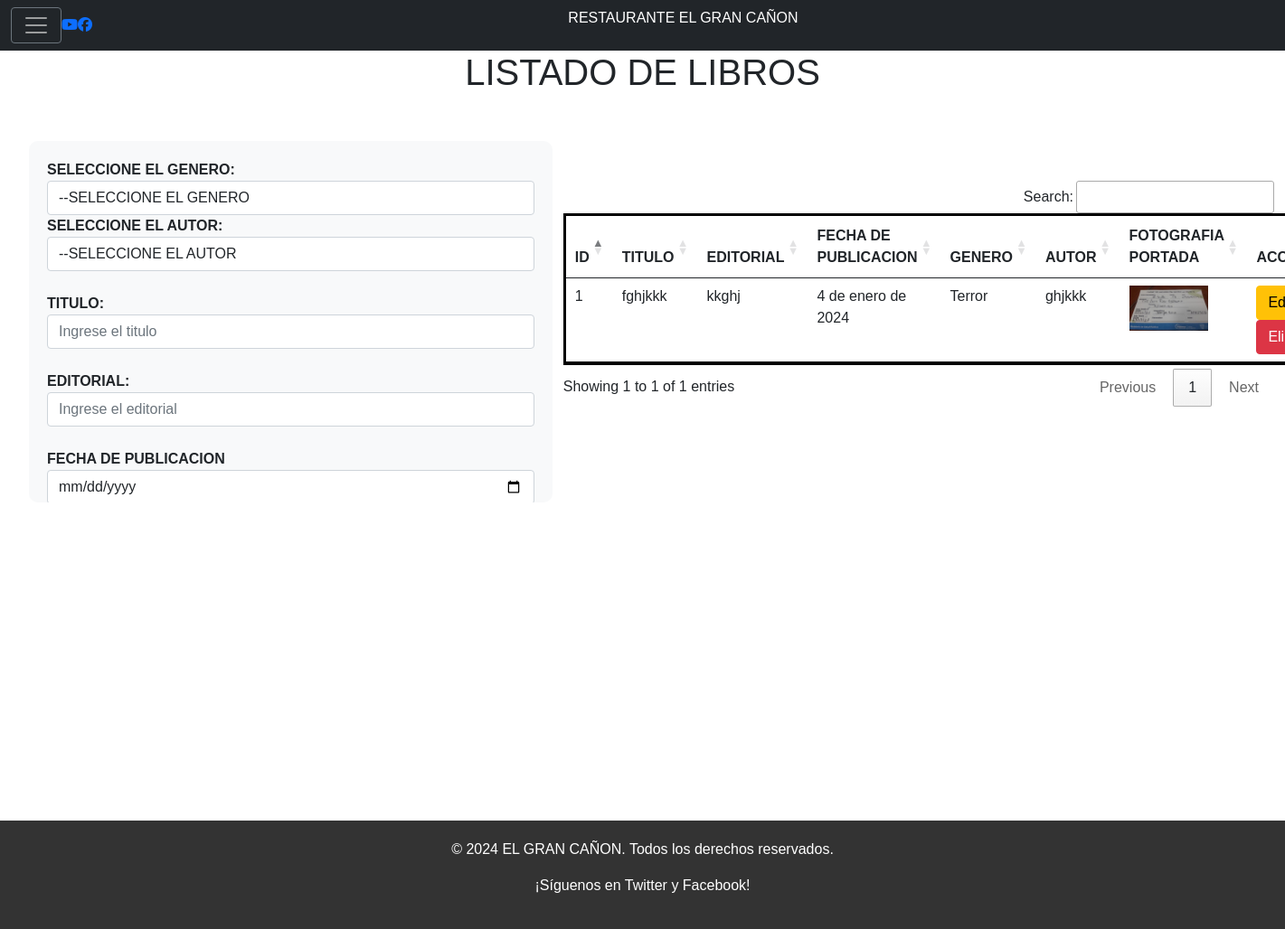
The app's page /listadoLibros/ with its own data.
### Aplicaciones/Facturacion/models.py (models this page shows, shortened)
class Libro(models.Model):
    id_bg = models.AutoField(primary_key=True)
    titulo_bg = models.CharField(max_length=150)
    editorial_bg = models.CharField(max_length=150)
    fecha_publicacion_bg = models.DateField()
    fotografia_portada = models.FileField(upload_to='portada', null=True, blank=True)
    genero_bg = models.ForeignKey(GeneroLiterario, on_delete=models.PROTECT, null=True, blank=True)
    autor_bg = models.ForeignKey(Autor, on_delete=models.PROTECT, null=True, blank=True)

class GeneroLiterario(models.Model):
    id_bg = models.AutoField(primary_key=True)
    nombre_bg = models.CharField(max_length=150)
    descripcion_bg = models.TextField()
    fotografia_referencia = models.FileField(upload_to='genero', null=True, blank=True)

class Autor(models.Model):
    id_bg = models.AutoField(primary_key=True)
    apellido_bg = models.CharField(max_length=150)
    nombre_bg = models.CharField(max_length=150)
    edad_bg = models.IntegerField()
    fotografia_portada = models.FileField(upload_to='autor', null=True, blank=True)
    profesion_bg = models.ForeignKey(Profesion, on_delete=models.PROTECT, null=True, blank=True)

### Aplicaciones/Facturacion/views.py (the view)
# urls.py: path('listadoLibros/',views.listadoLibros),
def listadoLibros(request):
    librosBdd = Libro.objects.all()
    generoBdd = GeneroLiterario.objects.all()
    autorBdd = Autor.objects.all()
    return render(request, 'listadoLibros.html', {'libros': librosBdd, 'generos': generoBdd, 'autores': autorBdd})

### Aplicaciones/Facturacion/templates/listadoLibros.html (shortened to what this page needs)
{% extends "./plantilla.html"%}
  {% load static %}
  {%block contenido%}
    <h1>LISTADO DE LIBROS</h1>
    <br>
    <ul>
        <div class="row">
              <div class="col-md-5" style="overflow-y: auto; max-height: 400px;">
                <form action="/guardarLibro/" method="post" enctype="multipart/form-data" id="frm_nuevo_libro">
                    <b>SELECCIONE EL GENERO:</b>
                    <select class="form-control" name="id_genero" required>
                      <option value="">--SELECCIONE EL GENERO  </option>
                    </select>
                    <b>SELECCIONE EL AUTOR:</b>
                    <select class="form-control" name="id_autor" required>
                      <option value="">--SELECCIONE EL AUTOR  </option>
                    </select>
                    <br>
                      <b>TITULO:</b>
                      <br>
                      <input type="text" name="titulo_bg" value="" id="titulo_bg" placeholder="Ingrese el titulo" class="form-control" required>
                      <br>
                      <b>EDITORIAL:</b>
                      <input type="text" name="editorial_bg" value="" id="editorial_bg" placeholder="Ingrese el editorial" class="form-control" required>
                      <br>
                      <b>FECHA DE PUBLICACION</b>
                      <input type="date" name="fecha_publicacion_bg"  id="fecha_publicacion_bg" value="" placeholder="Ingrese la  fecha de publicacion"  class="form-control" required>
                      <br>
                </form>
            </div>
            <div class="col-md-7">
        <div class="d-flex justify-content-center align-items-center">
        </div>
        <br>
                <table class="table" id="tbl_libros">
                    <thead>
                        <tr>
                            <th>ID</th>
                            <th>TITULO</th>
                            <th>EDITORIAL</th>
                            <th>FECHA DE PUBLICACION</th>
                            <th>GENERO</th>
                            <th>AUTOR</th>
                            <th>FOTOGRAFIA PORTADA</th>
                            <th>ACCIONES</th>
                        </tr>
                    </thead>
                    <tbody>
                        {% for libro in libros %}
                            <tr>
                                <td>{{ libro.id_bg }}</td>
                                <td>{{ libro.titulo_bg }}</td>
                                <td>{{ libro.editorial_bg }}</td>
                                <td>{{ libro.fecha_publicacion_bg }}</td>
                                <td>{{libro.genero_bg.nombre_bg}}</td>
                                <td>{{libro.autor_bg.nombre_bg}}</td>
                                <td>{% if libro.fotografia_portada %}
                                    <a href="{{libro.fotografia_portada.url}}" target="_blank">
                                        <img src="{{libro.fotografia_portada.url}}" alt="" height="50px"></a>
                                    {% else %}
                                    <b>N/A</b>
                                    {% endif %}
                                </td>
                                <td>
                                    <a href="/editarLibro/{{libro.id_bg}}" class="btn btn-warning">Editar</a>
                                    <a href="javascript:void(0)"
                                    onclick="eliminarLibro('/eliminarLibro/{{libro.id_bg}}');"class="btn btn-danger">Eliminar</a>
                                </td>
                            </tr>
                        {% endfor %}
                    </tbody>
                </table>
            <br>
    </ul>
  {%endblock%}

### biblioteca_recuperacion_bg/static/css/principal.css (style rules this page uses)
table { border: 3px solid black !important; }
body { margin: 0; padding: 0; font-family: Arial, sans-serif; background: linear-gradient(to right, #dcdcdc, #f8f8f8); background-image: url('https://png.pngtree.com/thumb_back/fh260/background/20210408/pngtree-funny-alphabet-education-colorful-cute-image_603563.jpg'); background-size: cover; background-position: center; background-repeat: no-repeat; }
h1 { text-align: center; }
.row { margin: 20px 0; }
.col-md-5 { background-color: #f8f9fa; padding: 20px; border-radius: 10px; }

### records on screen
Libro: id_bg "1", titulo_bg "fghjkkk", editorial_bg "kkghj", fecha_publicacion_bg "4 de enero de 2024", genero_bg.nombre_bg "Terror", autor_bg.nombre_bg "ghjkkk", fotografia_portada (picture)
